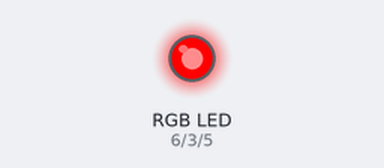
Recording of a sketch running on a simulated Arduino Uno, built with avr-gcc and run on an emulated ATmega328P. Shown: an RGB LED mixed from three pins (HIGH = lit).

Above: at 0.5 s.
At 1.5 s:
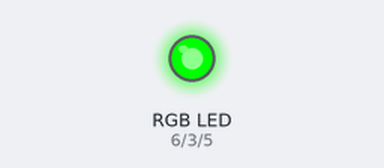
At 5.5 s:
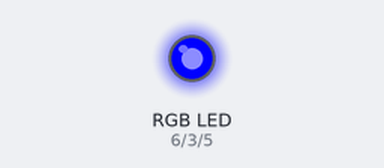
Timing chart, 0 to 6.9 s (numbered marks = the images above):
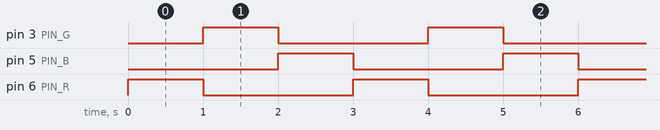

Measured:
- by itself, pin 3 (PIN_G), pin 5 (PIN_B), pin 6 (PIN_R): alternates HIGH for 1.0 s and LOW for 2.0 s
- by itself, everything shown: repeats every 3.0 s, in 3 steps

The sketch:

fullcolorled.ino
```cpp
/*
    フルカラーLEDをR,G,Bの順番に点灯させるプログラム
*/

#include <Arduino.h>

#define PIN_R 6
#define PIN_G 3
#define PIN_B 5

void ledSetRGB(int r, int g, int b) {
  digitalWrite(PIN_R, r);
  digitalWrite(PIN_G, g);
  digitalWrite(PIN_B, b);
}

void setup() {
  pinMode(PIN_R, OUTPUT);
  pinMode(PIN_G, OUTPUT);
  pinMode(PIN_B, OUTPUT);
}

void loop() {
  const int duration = 1000;

  // R
  ledSetRGB(HIGH, LOW, LOW);
  delay(duration);

  // G
  ledSetRGB(LOW, HIGH, LOW);
  delay(duration);

  // B
  ledSetRGB(LOW, LOW, HIGH);
  delay(duration);
}
```
